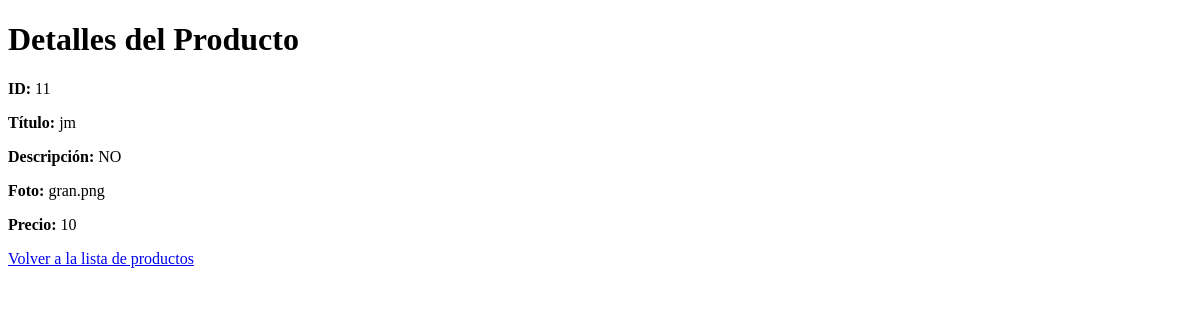
Page /products/read/11 on the earlier database version.
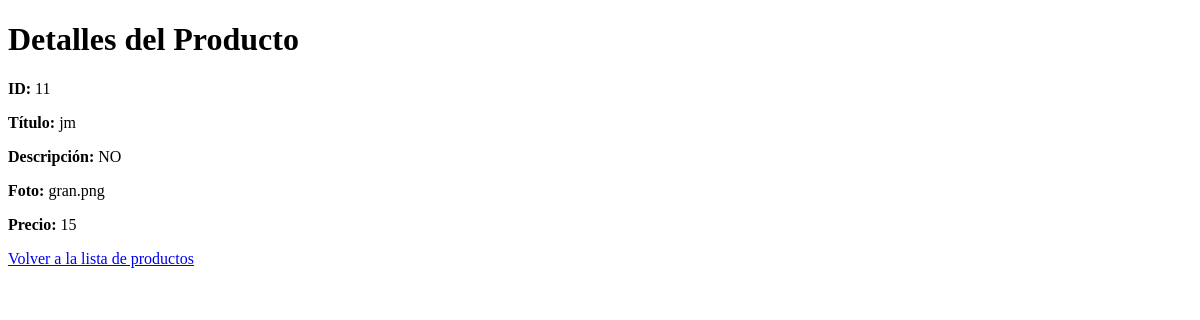
Same page on the later database version.
### tables this page shows
CREATE TABLE products (
	id INTEGER PRIMARY KEY AUTOINCREMENT,
	title TEXT,
	description TEXT,
	photo TEXT,
	price DECIMAL(10, 2),
	category_id INTEGER,
	seller_id INTEGER,
	created DATETIME,
	updated DATETIME,
	FOREIGN KEY (category_id) REFERENCES categories(id),
	FOREIGN KEY (seller_id) REFERENCES users(id)
);

### app.py (the view)
@app.route("/products/read/<int:id>")
def read_product(id):
    conn = get_db()
    cursor = conn.cursor()
    cursor.execute("SELECT * FROM products WHERE id=?", (id,))
    product = cursor.fetchone()
    conn.close()
    if product is None:
        return "Producto no encontrado", 404
    else:
        return render_template('/products/read.html', product=product)

### app.py (called while the page is built)
def get_db():
    db = getattr(g, '_database', None)
    if db is None:
        db = g._database = sqlite3.connect(DATABASE)
        db.row_factory = sqlite3.Row
    return db

@app.teardown_appcontext
def close_connection(exception):
    db = getattr(g, '_database', None)
    if db is not None:
        db.close()

### templates/products/read.html (shortened to what this page needs)
<!DOCTYPE html>
<html lang="es">
<head>
</head>
</head>
<body>
    <h1>Detalles del Producto</h1>
    <p><strong>ID:</strong> {{ product[0] }}</p>
    <p><strong>Título:</strong> {{ product[1] }}</p>
    <p><strong>Descripción:</strong> {{ product[2] }}</p>
    <p><strong>Foto:</strong> {{ product[3] }}</p>
    <p><strong>Precio:</strong> {{ product[4] }}</p>
    <a href="/products/list">Volver a la lista de productos</a>
</body>
</html>

Differences in the rows shown:
changed products "jm": price "10" → "15"
